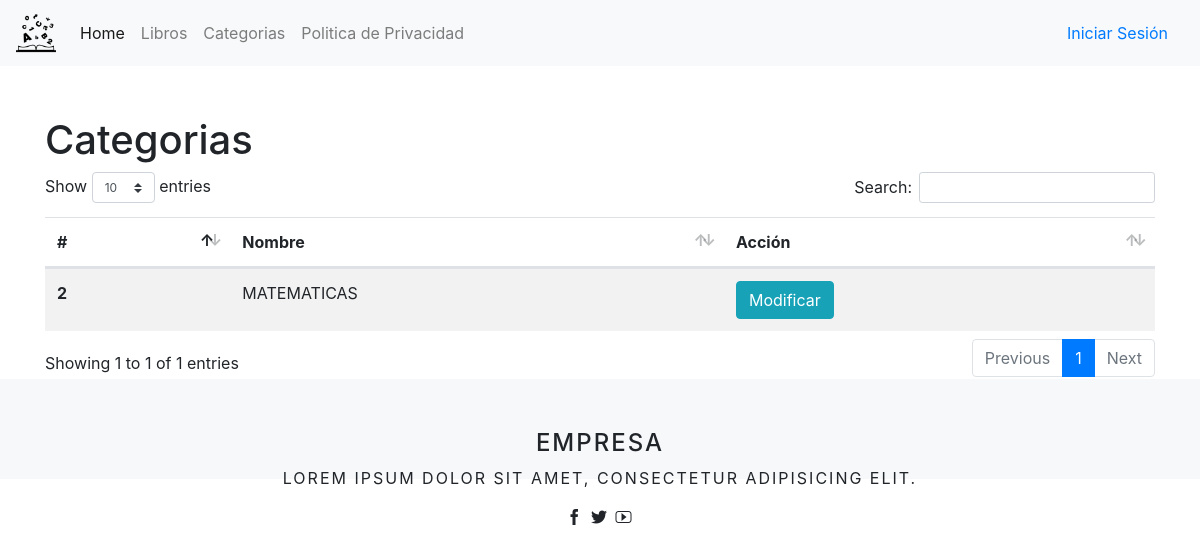
Page /categoria.php on the earlier database version.
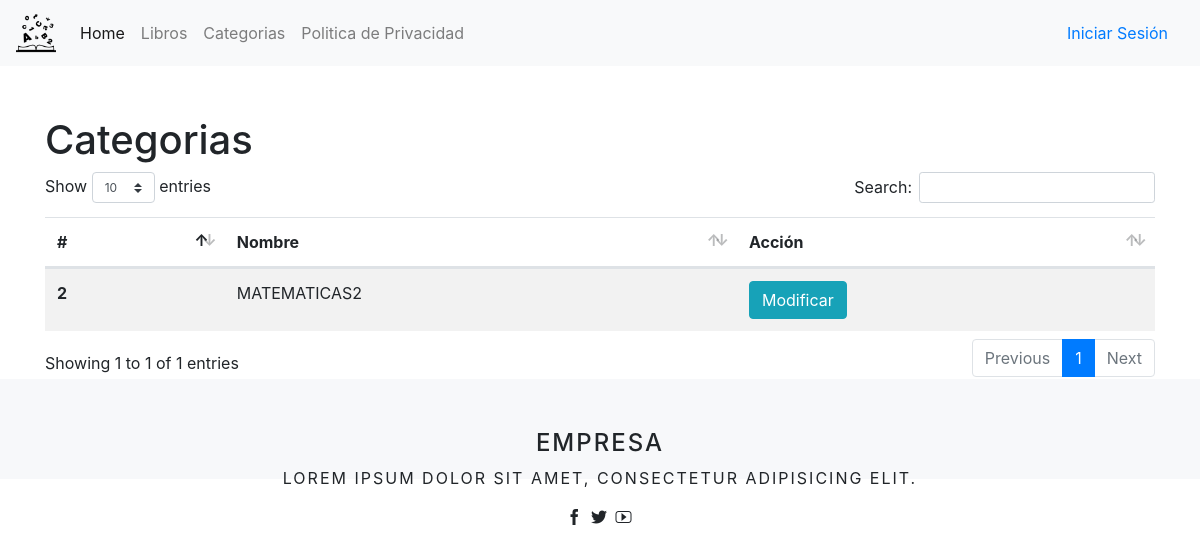
Same page on the later database version.
### tables this page shows
CREATE TABLE `CATEGORIAS` (
  `ID` int(11) NOT NULL AUTO_INCREMENT COMMENT 'IDENTIFICADOR DE LA CATEGORIA',
  `NOMBRE` varchar(45) NOT NULL COMMENT 'NOMBRE DE LA CATEGORIA',
  PRIMARY KEY (`ID`)
);

### modelos/CategoriaModelo.php (called while the page is built, shortened)
<?php
require_once $_SERVER['DOCUMENT_ROOT'] .'/venta-libros/entidades/Categoria.php';
class CategoriaModelo extends Modelo {
    function obtenerTodos() : ?array {
        $listaCategorias = null;
        $conexion = $this->obtenerConexion();
        $statement = $conexion->prepare('SELECT U.ID, U.NOMBRE FROM CATEGORIAS AS U;');
        $statement->execute();
        $result = $statement->fetchAll(PDO::FETCH_ASSOC);
        foreach ($result as $key => $value) {
            $categoria = new Categoria();
            $categoria->setId((int) $result[$key]["ID"]);
            $categoria->setNombre($result[$key]["NOMBRE"]);
            $listaCategorias[] = $categoria;
        }
        return $listaCategorias;
    }
}

### entidades/Categoria.php (called while the page is built, shortened)
<?php
class Categoria {
	private $id;
	private $nombre;
	public function getId() : int {
		return $this->id;
	}
	public function setId(int $id) : void {
		$this->id = $id;
	}
	public function getNombre() : string {
		return $this->nombre;
	}
	public function setNombre(string $nombre) : void {
		$this->nombre = $nombre;
	}
}

### categoria.php (the view, shortened to what this page needs)
<?php require_once 'template/header.php'; ?>
<?php
	require_once $_SERVER['DOCUMENT_ROOT'] .'/venta-libros/modelos/CategoriaModelo.php';
	$categoriaModelo = new CategoriaModelo();
	$categorias = $categoriaModelo->obtenerTodos();
?>
<?php
	require_once $_SERVER['DOCUMENT_ROOT'] .'/venta-libros/template/menuAdministrador.php';
?>
<div class="container">
	<div class="row">
		<div class="col" style="margin-top: 50px;">
			<h1>Categorias</h1>
			<table id="listadoClientes" class="table table-striped table-responseive">
				<thead>
					<tr>
					  	<th scope="col">#</th>
					  	<th scope="col">Nombre</th>
					  	<th scope="col">Acción</th>
					</tr>
				</thead>
  				<tbody>
  					<?php foreach ($categorias as $categoria): ?>
	    				<tr>
	      					<th scope="row">
	      						<?php echo $categoria->getId(); ?>
	      					</th>
					      	<td>
					      		<?php echo utf8_encode($categoria->getNombre()); ?>
				      		</td>
					      	<td>
					      		<button type="button" class="btn btn-info" data-toggle="modal" data-target="#myModal">Modificar</button>
					      	</td>
	    				</tr>
	    			<?php endforeach; ?>
  				</tbody>
			</table>
		</div>
	</div>
</div>
<?php require_once 'template/footer.php'; ?>

### template/header.php (shortened to what this page needs)
<!DOCTYPE html>
<html>
	<head>
		<link rel="stylesheet" href="assets/css/bootstrap.min.css">
		<link rel="stylesheet" href="assets/css/estilos.css">
		<link rel="stylesheet" href="assets/datatable/datatables.css">
		 <link rel="stylesheet" href="assets/css/icomoon.css">
	</head>
	<body>

### template/menuAdministrador.php (shortened to what this page needs)
<nav class="navbar navbar-expand-lg navbar-light bg-light">
	<a class="navbar-brand" href="panelAdministrador.php">
		<img src="assets/img/book-logo.png" alt="" style="height: 5vh; width: 5vh;">
	</a>
  	<div class="collapse navbar-collapse" id="navbarSupportedContent">
    	<ul class="navbar-nav mr-auto">
      		<li class="nav-item active">
        		<a class="nav-link" href="panelAdministrador.php">
        			Home <span class="sr-only">(current)</span>
        		</a>
		  	</li>
			<li class="nav-item">
	            <a class="nav-link" href="libros.php">
	              	Libros
	            </a>
			</li>
			<li class="nav-item">
	            <a class="nav-link" href="categoria.php">
	              	Categorias
	            </a>
			</li>
			<li class="nav-item">
        		<a class="nav-link" href="politicaPrivacidad.php">
        			Politica de Privacidad
        		</a>
			</li>
	  	</ul>
	    <div class="form-inline my-2 my-lg-0">
	    	<div class="nav-item">
	    		<?php
	    			if(isset($_SESSION['idUsuario'])) {
	    				echo '<a class="nav-link" href="controladores/cerrarSesion.php" title="">Cerrar Sesión</a>';
	    			} else {
	    				echo '<a class="nav-link" href="login.php" title="">Iniciar Sesión</a>';
	    			}
	    		?>
	    	</div>
	    </div>
  	</div>
</nav>

### template/footer.php (shortened to what this page needs)
		<footer class="app-footer">
			<div class="app-empresa">
				<h4>Empresa</h4>
				<p>Lorem ipsum dolor sit amet, consectetur adipisicing elit.</p>
				<span class="icon-facebook app-icon1"></span>
				<span class="icon-twitter app-icon1"></span>
				<span class="icon-youtube app-icon1"></span>
			</div>
		</footer>
	</body>
</html>

### assets/css/estilos.css (style rules this page uses)
.app-footer { text-align: center; background: #f7f8fa; letter-spacing: 2px; text-transform: uppercase; padding: 50px 0; bottom: 0; width: 100%; height: 40px; }
.app-empresa { margin-bottom: 20px; }

### assets/css/icomoon.css (style rules this page uses)
[class^="icon-"], [class*=" icon-"] { font-family: 'icomoon'; speak: none; font-style: normal; font-weight: normal; font-variant: normal; text-transform: none; line-height: 1; -webkit-font-smoothing: antialiased; -moz-osx-font-smoothing: grayscale; }
.icon-facebook:before { content: "\e600"; }
.icon-twitter:before { content: "\e601"; }
.icon-youtube:before { content: "\e603"; }

Differences in the rows shown:
changed categorias id 2: NOMBRE "MATEMATICAS" → "MATEMATICAS2"
